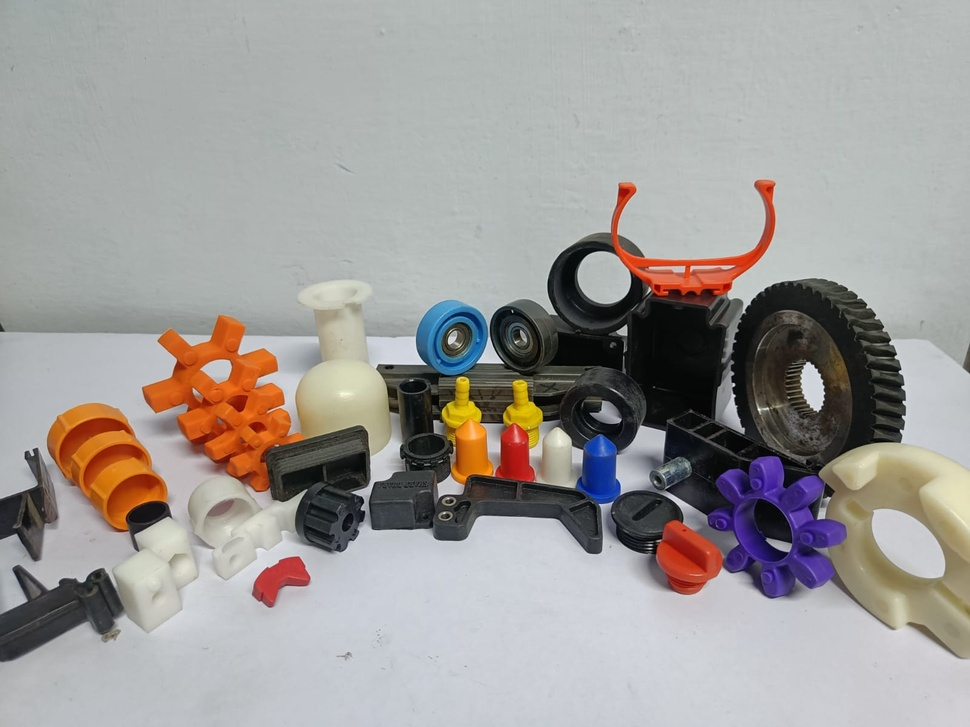
#> input picture WhatsApp Image 2026-11-13 at 2.03.02 PM.jpeg, 970 x 727 px, shrunk from 1600 x 1200 before the run, found by its file name
$ python test_optical_crops.py
#> lines starting #> are read from the running program, lines starting #| are printed output that depends on the picture
import os
from PIL import Image

im = Image.open('WhatsApp Image 2026-11-13 at 2.03.02 PM.jpeg')
#> im is the input picture: PIL image 970x727 RGB; mean R, G, B 158.8, 155.5, 153
w, h = im.size
#> w = 970; h = 727

# Let's test a few crops around the optical cover:
crops = [
    # (x1, y1, x2, y2) in 0..1
    ('opt_v1', (0.58, 0.22, 0.84, 0.48)),
    ('opt_v2', (0.56, 0.20, 0.86, 0.50)),
    ('opt_v3', (0.59, 0.23, 0.82, 0.46)),
    ('opt_v4', (0.55, 0.18, 0.85, 0.52)),
]

for name, cr in crops:
    x1, y1, x2, y2 = int(cr[0]*w), int(cr[1]*h), int(cr[2]*w), int(cr[3]*h)
    crop = im.crop((x1, y1, x2, y2))
    crop.save(f'assets/inspect_master/{name}.jpg')
    print(f'{name}: {crop.size}')
#> this loop made 4 passes
#> pass 1, `crop = im.crop((x1, y1, x2, y2))`:
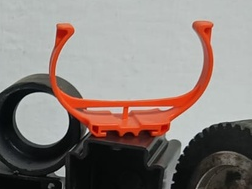
#> crop: PIL image 252x189 RGB; mean R, G, B 138.5, 127.6, 123
#> pass 2, `crop = im.crop((x1, y1, x2, y2))`:
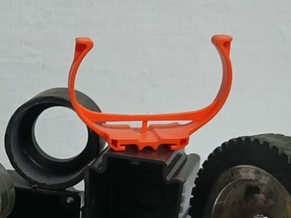
#> crop: PIL image 291x218 RGB; mean R, G, B 133.1, 125.8, 121.7
#> pass 3, `crop = im.crop((x1, y1, x2, y2))`:
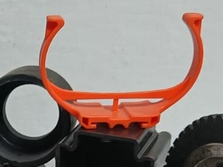
#> crop: PIL image 223x167 RGB; mean R, G, B 147.6, 132.9, 127.4
#> after the loop:
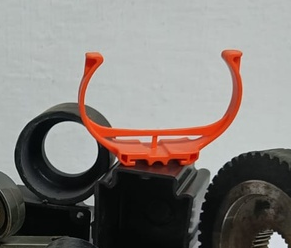
#> crop: PIL image 291x248 RGB; mean R, G, B 131.1, 125, 121.1

$ run again, with WhatsApp Image 2026-11-13 at 2.02.58 PM.jpeg copied over WhatsApp Image 2026-11-13 at 2.03.02 PM.jpeg
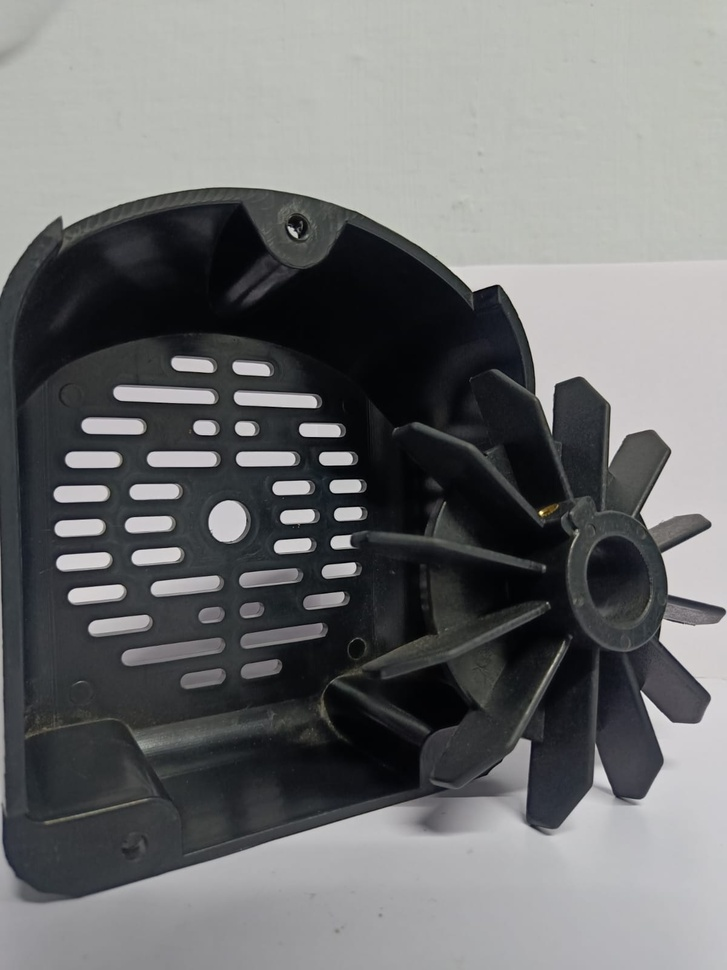
#> input picture WhatsApp Image 2026-11-13 at 2.02.58 PM.jpeg, 727 x 970 px, shrunk from 1200 x 1600 before the run, found by its file name
#> im is the input picture: PIL image 727x970 RGB; mean R, G, B 110.9, 112, 112.5
#> the loop `for name, cr in crops:` made 4 passes
#> pass 1, `crop = im.crop((x1, y1, x2, y2))`:
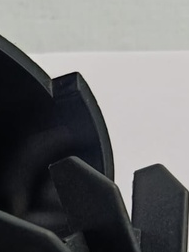
#> crop: PIL image 189x252 RGB; mean R, G, B 107.1, 107.4, 108.3
#> after the loop `for name, cr in crops:`:
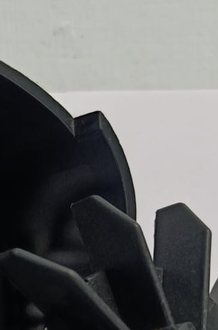
#> crop: PIL image 218x330 RGB; mean R, G, B 103.3, 104, 104.3

$ run again, with WhatsApp Image 2026-11-13 at 2.02.59 PM.jpeg copied over WhatsApp Image 2026-11-13 at 2.03.02 PM.jpeg
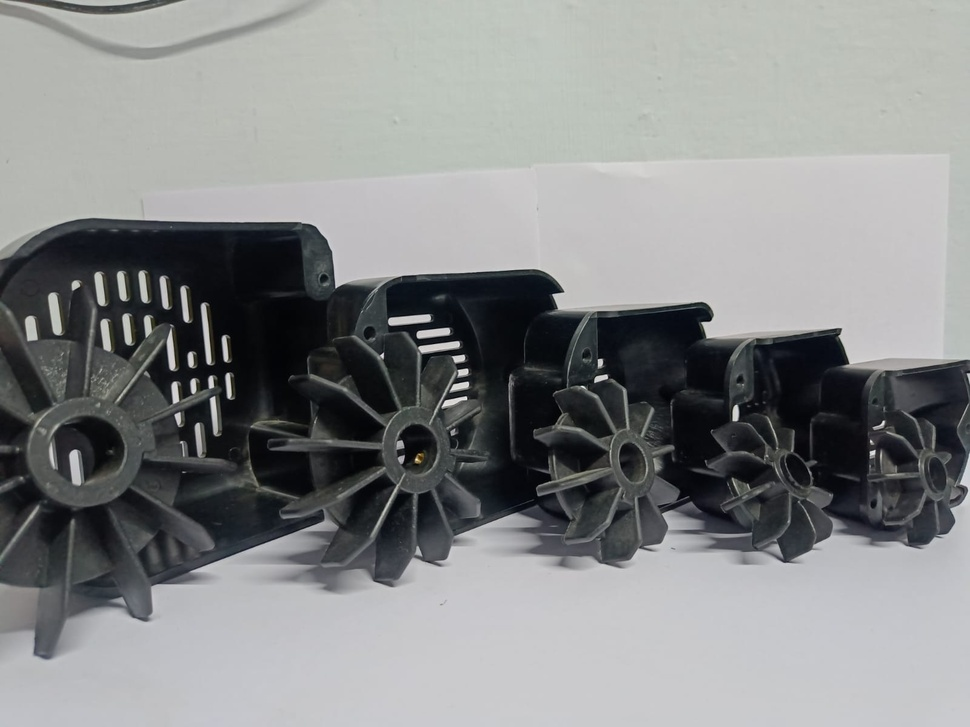
#> input picture WhatsApp Image 2026-11-13 at 2.02.59 PM.jpeg, 970 x 727 px, shrunk from 1600 x 1200 before the run, found by its file name
#> im is the input picture: PIL image 970x727 RGB; mean R, G, B 135.6, 137.4, 137.7
#> the loop `for name, cr in crops:` made 4 passes
#> pass 1, `crop = im.crop((x1, y1, x2, y2))`:
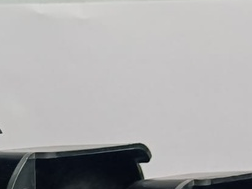
#> crop: PIL image 252x189 RGB; mean R, G, B 172.5, 172, 172.7
#> after the loop `for name, cr in crops:`:
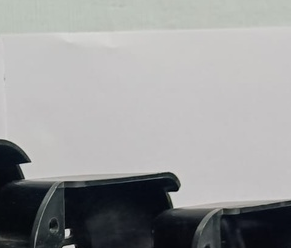
#> crop: PIL image 291x248 RGB; mean R, G, B 154, 154.8, 155.2

$ run again, with WhatsApp Image 2026-11-13 at 2.03.00 PM.jpeg copied over WhatsApp Image 2026-11-13 at 2.03.02 PM.jpeg
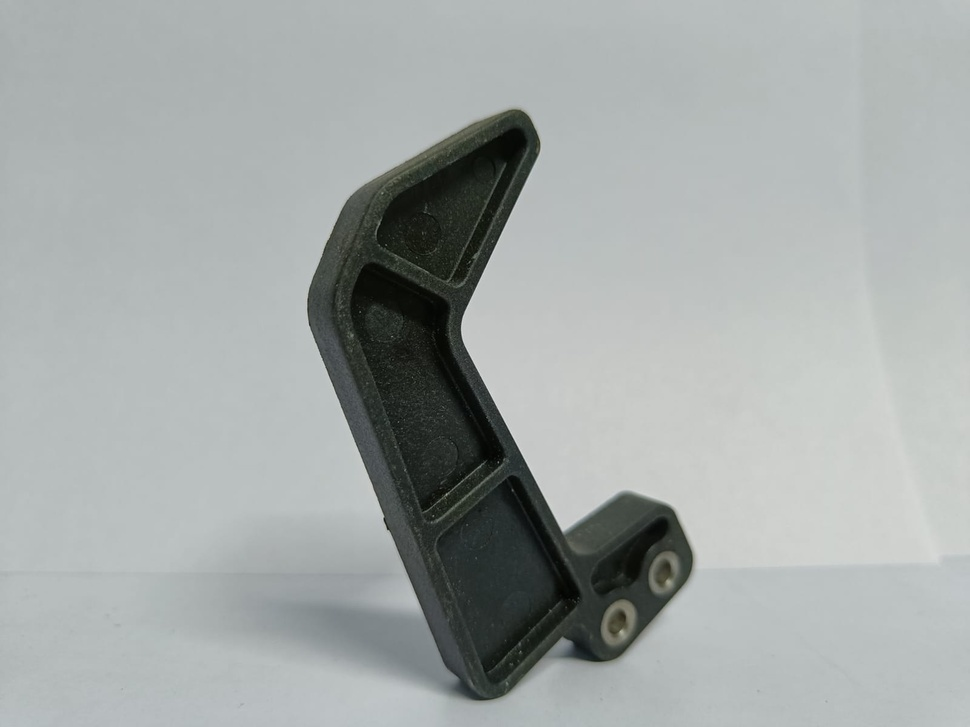
#> input picture WhatsApp Image 2026-11-13 at 2.03.00 PM.jpeg, 970 x 727 px, shrunk from 1600 x 1200 before the run, found by its file name
#> im is the input picture: PIL image 970x727 RGB; mean R, G, B 163.1, 168.4, 167.2
#> the loop `for name, cr in crops:` made 4 passes
#> pass 1, `crop = im.crop((x1, y1, x2, y2))`:
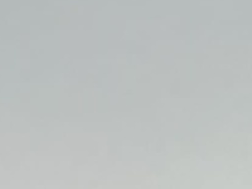
#> crop: PIL image 252x189 RGB; mean R, G, B 188.1, 192.4, 191.6
#> after the loop `for name, cr in crops:`:
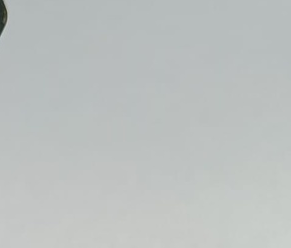
#> crop: PIL image 291x248 RGB; mean R, G, B 188.1, 192.5, 191.5
